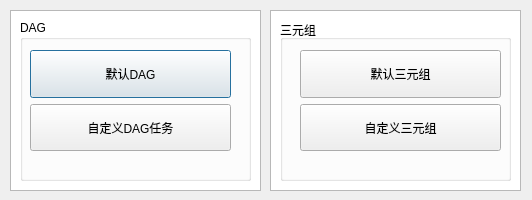
<?xml version="1.0" encoding="UTF-8"?>
<ui version="4.0">
 <class>addTask2</class>
 <widget class="QDialog" name="addTask2">
  <property name="geometry">
   <rect>
    <x>0</x>
    <y>0</y>
    <width>532</width>
    <height>200</height>
   </rect>
  </property>
  <property name="windowTitle">
   <string>Dialog</string>
  </property>
  <widget class="QListView" name="listView">
   <property name="geometry">
    <rect>
     <x>10</x>
     <y>10</y>
     <width>251</width>
     <height>181</height>
    </rect>
   </property>
  </widget>
  <widget class="QWidget" name="verticalLayoutWidget">
   <property name="geometry">
    <rect>
     <x>20</x>
     <y>20</y>
     <width>231</width>
     <height>161</height>
    </rect>
   </property>
   <layout class="QVBoxLayout" name="verticalLayout">
    <item>
     <widget class="QGroupBox" name="groupBox">
      <property name="sizePolicy">
       <sizepolicy hsizetype="Minimum" vsizetype="Minimum">
        <horstretch>0</horstretch>
        <verstretch>0</verstretch>
       </sizepolicy>
      </property>
      <property name="title">
       <string>DAG</string>
      </property>
      <widget class="QWidget" name="verticalLayoutWidget_3">
       <property name="geometry">
        <rect>
         <x>10</x>
         <y>30</y>
         <width>201</width>
         <height>101</height>
        </rect>
       </property>
       <layout class="QVBoxLayout" name="verticalLayout_3">
        <item>
         <layout class="QHBoxLayout" name="horizontalLayout_5">
          <item>
           <widget class="QPushButton" name="pushButton">
            <property name="sizePolicy">
             <sizepolicy hsizetype="MinimumExpanding" vsizetype="MinimumExpanding">
              <horstretch>0</horstretch>
              <verstretch>0</verstretch>
             </sizepolicy>
            </property>
            <property name="text">
             <string>默认DAG</string>
            </property>
           </widget>
          </item>
         </layout>
        </item>
        <item>
         <layout class="QHBoxLayout" name="horizontalLayout">
          <item>
           <widget class="QPushButton" name="pushButton_2">
            <property name="sizePolicy">
             <sizepolicy hsizetype="MinimumExpanding" vsizetype="MinimumExpanding">
              <horstretch>0</horstretch>
              <verstretch>0</verstretch>
             </sizepolicy>
            </property>
            <property name="text">
             <string>自定义DAG任务</string>
            </property>
           </widget>
          </item>
         </layout>
        </item>
       </layout>
      </widget>
     </widget>
    </item>
   </layout>
  </widget>
  <widget class="QGroupBox" name="groupBox_2">
   <property name="geometry">
    <rect>
     <x>280</x>
     <y>20</y>
     <width>231</width>
     <height>161</height>
    </rect>
   </property>
   <property name="title">
    <string>三元组</string>
   </property>
   <widget class="QWidget" name="verticalLayoutWidget_5">
    <property name="geometry">
     <rect>
      <x>20</x>
      <y>30</y>
      <width>201</width>
      <height>101</height>
     </rect>
    </property>
    <layout class="QVBoxLayout" name="verticalLayout_5">
     <item>
      <layout class="QHBoxLayout" name="horizontalLayout_7">
       <item>
        <widget class="QPushButton" name="pushButton_5">
         <property name="sizePolicy">
          <sizepolicy hsizetype="MinimumExpanding" vsizetype="MinimumExpanding">
           <horstretch>0</horstretch>
           <verstretch>0</verstretch>
          </sizepolicy>
         </property>
         <property name="text">
          <string>默认三元组</string>
         </property>
        </widget>
       </item>
      </layout>
     </item>
     <item>
      <layout class="QHBoxLayout" name="horizontalLayout_9">
       <item>
        <widget class="QPushButton" name="pushButton_6">
         <property name="sizePolicy">
          <sizepolicy hsizetype="MinimumExpanding" vsizetype="MinimumExpanding">
           <horstretch>0</horstretch>
           <verstretch>0</verstretch>
          </sizepolicy>
         </property>
         <property name="text">
          <string>自定义三元组</string>
         </property>
        </widget>
       </item>
      </layout>
     </item>
    </layout>
   </widget>
  </widget>
  <widget class="QListView" name="listView_2">
   <property name="geometry">
    <rect>
     <x>270</x>
     <y>10</y>
     <width>251</width>
     <height>181</height>
    </rect>
   </property>
  </widget>
  <zorder>listView_2</zorder>
  <zorder>listView</zorder>
  <zorder>verticalLayoutWidget</zorder>
  <zorder>groupBox_2</zorder>
 </widget>
 <resources/>
 <connections/>
</ui>
